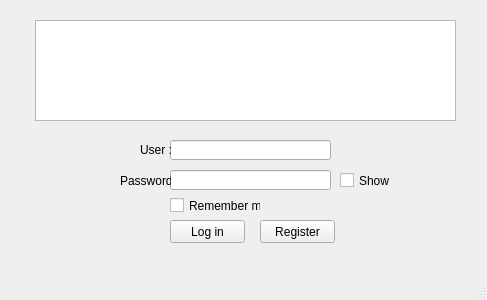
<?xml version="1.0" encoding="UTF-8"?>
<ui version="4.0">
 <class>MainWindow</class>
 <widget class="QMainWindow" name="MainWindow">
  <property name="geometry">
   <rect>
    <x>0</x>
    <y>0</y>
    <width>487</width>
    <height>300</height>
   </rect>
  </property>
  <property name="windowTitle">
   <string>Internet Banking Application</string>
  </property>
  <widget class="QWidget" name="centralwidget">
   <widget class="QPushButton" name="login">
    <property name="geometry">
     <rect>
      <x>170</x>
      <y>220</y>
      <width>75</width>
      <height>23</height>
     </rect>
    </property>
    <property name="mouseTracking">
     <bool>false</bool>
    </property>
    <property name="text">
     <string>Log in</string>
    </property>
    <property name="checkable">
     <bool>false</bool>
    </property>
    <property name="checked">
     <bool>false</bool>
    </property>
   </widget>
   <widget class="QPushButton" name="register_2">
    <property name="geometry">
     <rect>
      <x>260</x>
      <y>220</y>
      <width>75</width>
      <height>23</height>
     </rect>
    </property>
    <property name="text">
     <string>Register</string>
    </property>
   </widget>
   <widget class="QLineEdit" name="user">
    <property name="geometry">
     <rect>
      <x>170</x>
      <y>140</y>
      <width>161</width>
      <height>20</height>
     </rect>
    </property>
   </widget>
   <widget class="QLineEdit" name="password">
    <property name="geometry">
     <rect>
      <x>170</x>
      <y>170</y>
      <width>161</width>
      <height>20</height>
     </rect>
    </property>
    <property name="echoMode">
     <enum>QLineEdit::Password</enum>
    </property>
   </widget>
   <widget class="QLabel" name="label">
    <property name="geometry">
     <rect>
      <x>140</x>
      <y>140</y>
      <width>31</width>
      <height>20</height>
     </rect>
    </property>
    <property name="text">
     <string>User :</string>
    </property>
   </widget>
   <widget class="QLabel" name="label_2">
    <property name="geometry">
     <rect>
      <x>120</x>
      <y>170</y>
      <width>51</width>
      <height>21</height>
     </rect>
    </property>
    <property name="text">
     <string>Password:</string>
    </property>
   </widget>
   <widget class="QCheckBox" name="checkBox">
    <property name="geometry">
     <rect>
      <x>170</x>
      <y>190</y>
      <width>91</width>
      <height>31</height>
     </rect>
    </property>
    <property name="text">
     <string>Remember me</string>
    </property>
   </widget>
   <widget class="QTextBrowser" name="textBrowser">
    <property name="geometry">
     <rect>
      <x>35</x>
      <y>20</y>
      <width>421</width>
      <height>101</height>
     </rect>
    </property>
    <property name="html">
     <string>&lt;!DOCTYPE HTML PUBLIC &quot;-//W3C//DTD HTML 4.0//EN&quot; &quot;http://www.w3.org/TR/REC-html40/strict.dtd&quot;&gt;
&lt;html&gt;&lt;head&gt;&lt;meta name=&quot;qrichtext&quot; content=&quot;1&quot; /&gt;&lt;style type=&quot;text/css&quot;&gt;
p, li { white-space: pre-wrap; }
&lt;/style&gt;&lt;/head&gt;&lt;body style=&quot; font-family:'MS Shell Dlg 2'; font-size:8.25pt; font-weight:400; font-style:normal;&quot;&gt;
&lt;p align=&quot;center&quot; style=&quot; margin-top:0px; margin-bottom:0px; margin-left:0px; margin-right:0px; -qt-block-indent:0; text-indent:0px;&quot;&gt;&lt;img src=&quot;./data/logo.svg&quot; width=&quot;410&quot; height=&quot;90&quot; /&gt;&lt;/p&gt;&lt;/body&gt;&lt;/html&gt;</string>
    </property>
   </widget>
   <widget class="QCheckBox" name="show_checkbox">
    <property name="geometry">
     <rect>
      <x>340</x>
      <y>170</y>
      <width>111</width>
      <height>21</height>
     </rect>
    </property>
    <property name="text">
     <string>Show </string>
    </property>
   </widget>
  </widget>
  <widget class="QMenuBar" name="menubar">
   <property name="geometry">
    <rect>
     <x>0</x>
     <y>0</y>
     <width>487</width>
     <height>21</height>
    </rect>
   </property>
  </widget>
  <widget class="QStatusBar" name="statusbar"/>
 </widget>
 <resources/>
 <connections/>
</ui>
